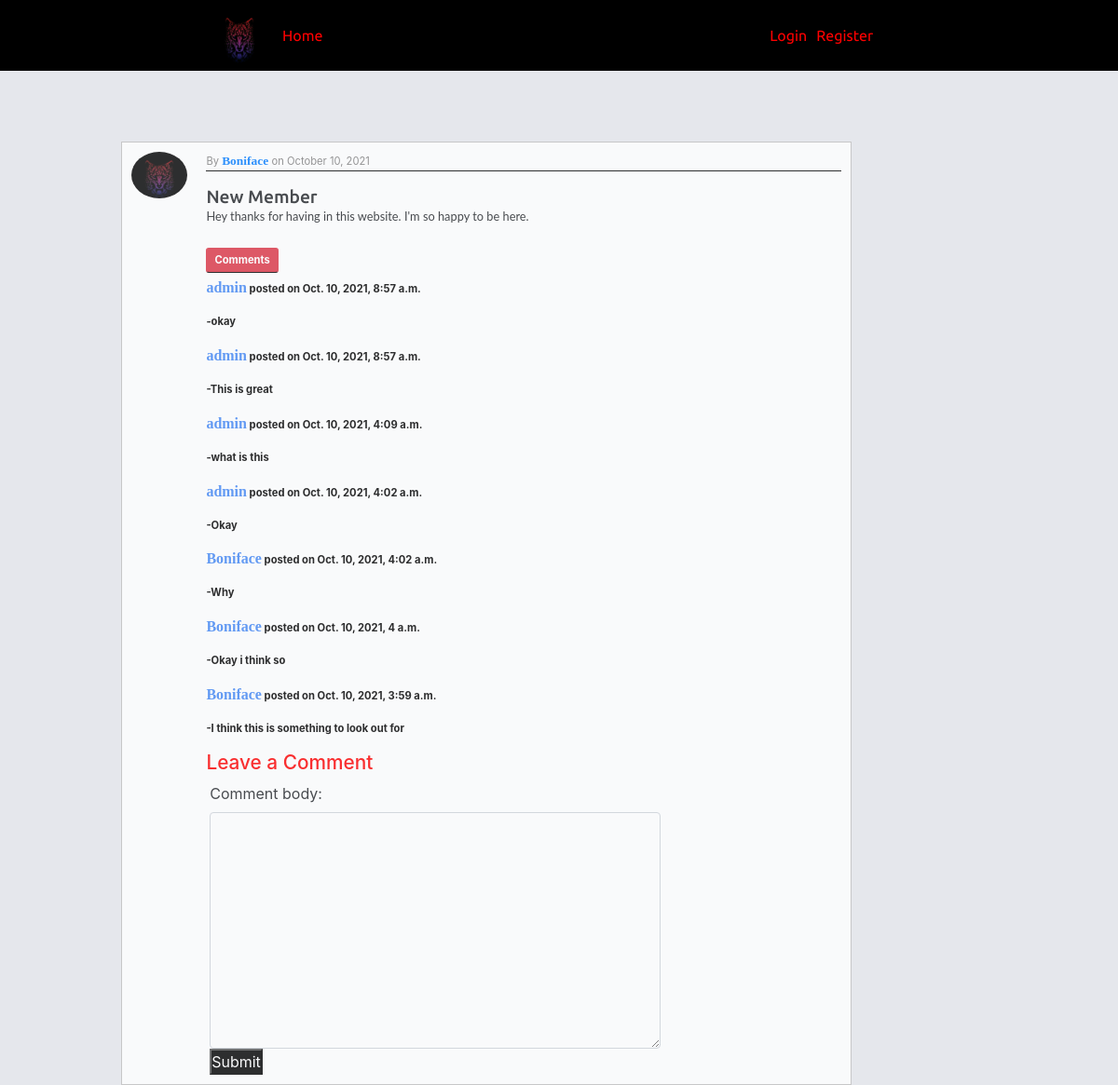
/posts/16/detail/, run on an earlier commit of the app's database.
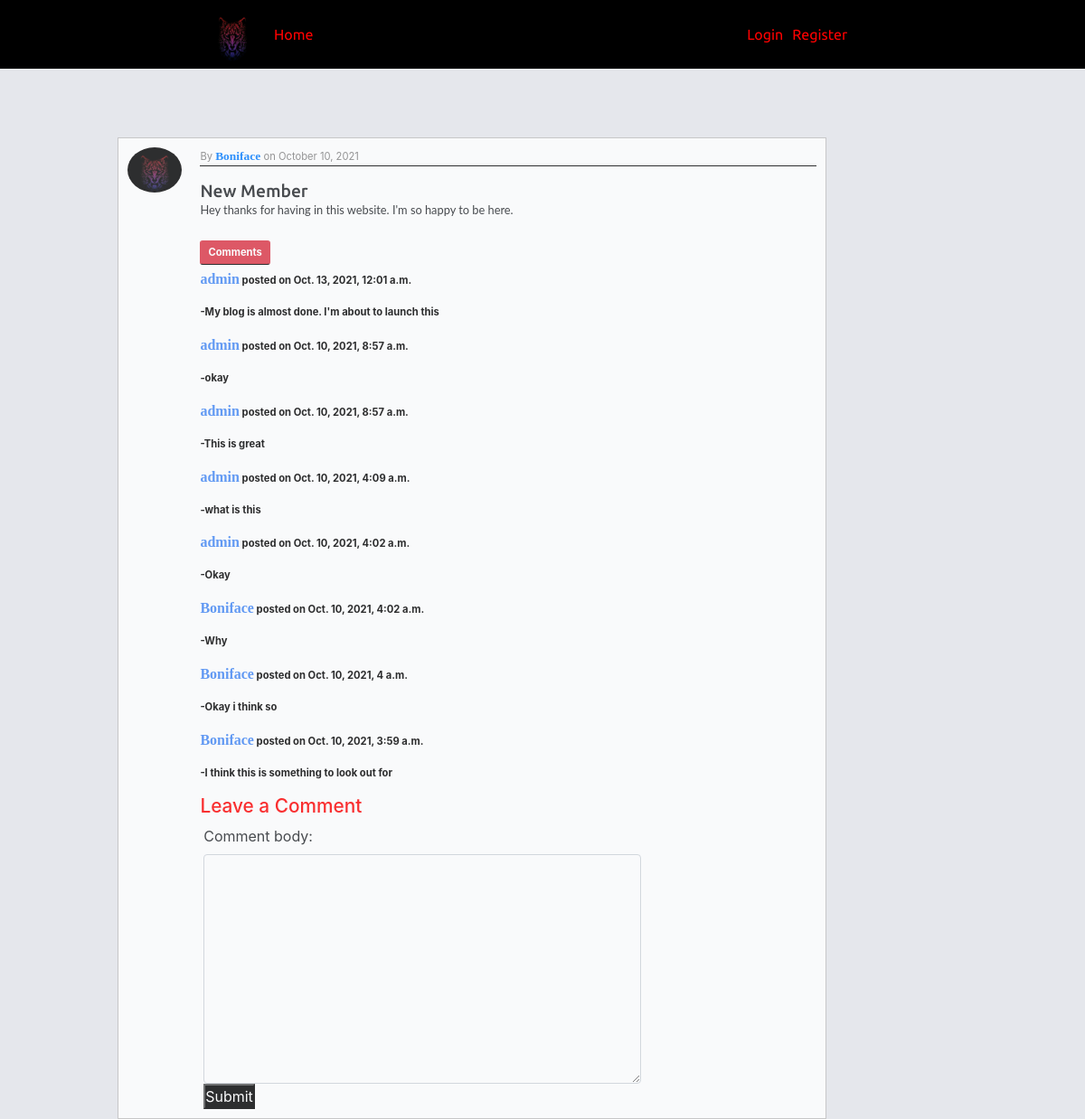
And on a later commit of the database.
### posts/models.py (models this page shows, shortened)
class Comment(models.Model):
    post = models.ForeignKey(postmode, on_delete=models.CASCADE)
    commenter_name = models.CharField(max_length=200)
    comment_body = models.TextField()
    date_added = models.DateTimeField(auto_now_add=True)
    class Meta:
        ordering = ('-date_added',)

### posts/views.py (the view, shortened to what this page needs)
# urls.py: path('<int:id>/detail/', views.detail_view.as_view(), name='post-detail'),
class detail_view(DetailView):
    model = postmode
    template_name = "post_detail.html"
    def get_object(self, queryset=None):
        id = self.kwargs.get("id")
        return get_object_or_404(postmode, id=id)
    def get_context_data(self, **kwargs):
        context = super().get_context_data(**kwargs)
        id = self.kwargs["id"]
        form = CommentForm()
        post = get_object_or_404(postmode, id=id)
        comments = post.comment_set.all()
        context['post'] = post
        context['comments'] = comments
        context['form'] = form
        return context

### posts/forms.py
class CommentForm(forms.ModelForm):
    class Meta:
        model = Comment
        fields = ('comment_body',)
        widgets = {
            'comment_body': forms.Textarea(attrs={'class': 'form-control'}),
        }

### posts/templates/post_detail.html (shortened to what this page needs)
{% extends "post_base.html" %}
{% load static %}
{% block content %}
    <div class="second1">
        <img  width="40px;" src="{{ object.author.profile.image.url}}">
       <div class="second">
           <p> By <span><a href="{% url 'user-post' object.author.username %}">{{ object.author}}</a>
           </span>on {{ object.date_posted|date:"F d, Y" }}</p>
           <h2>{{ object.title }}</h2>
        <div class="span1">{{ object.content }}</div>
          <p class="btn btn-danger btn-sm mt-1 mb-1" style="color: white; font-weight: bold;">Comments</p>
           {% if comments %}
                {% for comment in comments %}
                 <div class="comment">
                     <p><span>{{comment.commenter_name}}</span> posted on {{ comment.date_added }}</p>
                   <p>-{{ comment.comment_body }}</p>
                 </div>
                {% endfor %}
           {% endif %}
           <h4 style=" margin-left: 10px; color: red; font-size: 1.3rem;">
             Leave a Comment
           </h4>
           <div class="cont">
             <form action="." method="POST" enctype="multipart/form-data">{% csrf_token %}
                 {{ form }}
                 <input style="background-color: black; color: white;" type="submit" name="Submit">
             </form>
           </div>
       </div>
    </div>
{% endblock %}

What changed in the data, as far as the page shows it:
added Comment: commenter_name "admin", date_added "Oct. 13, 2021, 12:01 a.m.", comment_body "My blog is almost done. I'm about to launch this"
